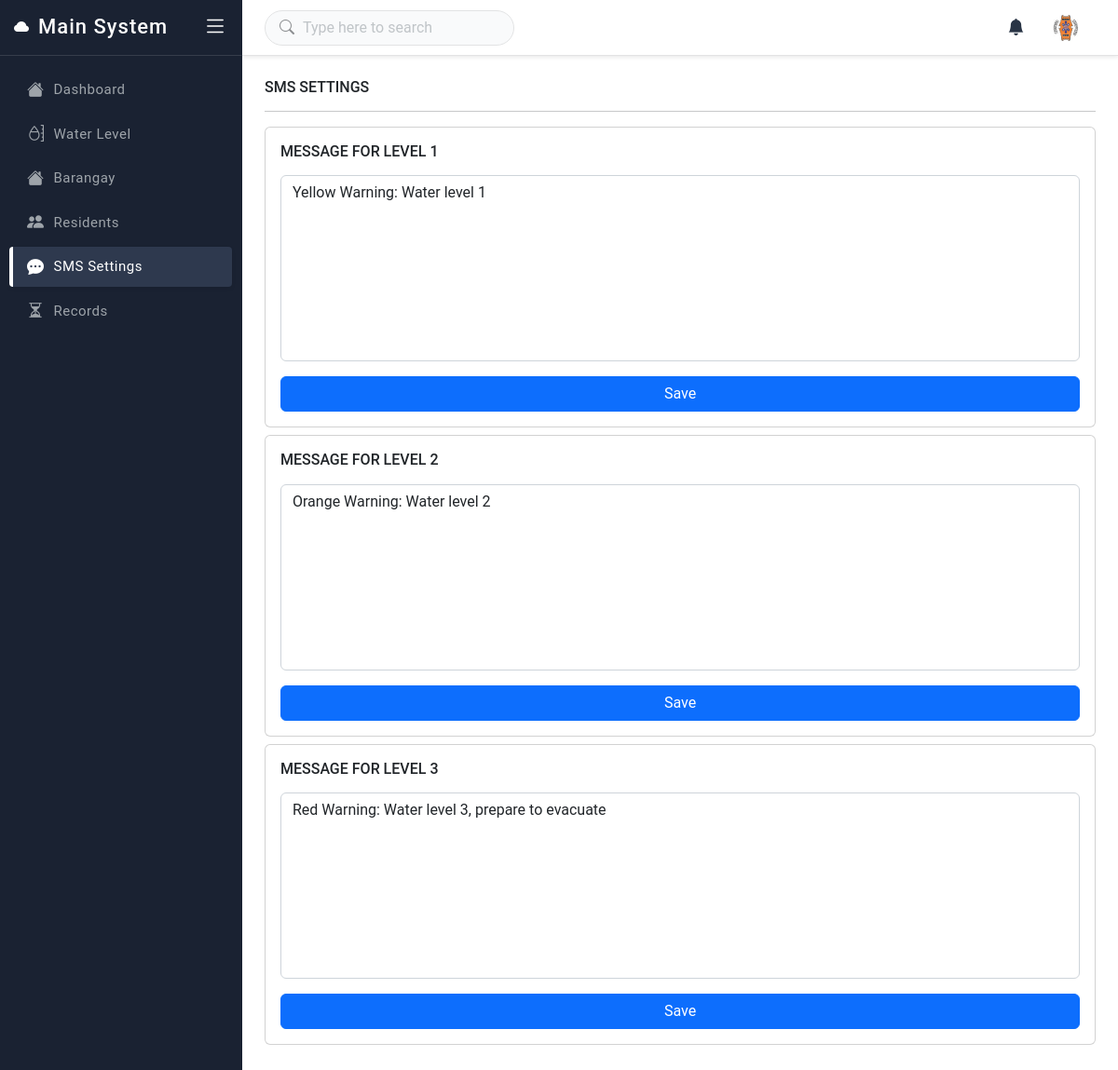
Screenshot of /dashboard/settings.php (signed in) with the database file from the repository.
### tables this page shows
CREATE TABLE `c_message` (
  `c_id` int(11) NOT NULL,
  `c_message` longtext NOT NULL,
  `c_enabled` int(11) NOT NULL
);

### functions/general/mysqli_wrapper.php (called while the page is built, shortened)
<?php
class mysqli_wrapper{
    private $connection, $xss_prevention;
    public function __construct($host, $username, $password, $db_name, $xss_prevention = false) {
        $this->connection = new mysqli($host, $username, $password, $db_name);
        $this->xss_prevention = $xss_prevention;
    }
    public function query(string $query, array $args = [], string $types = null) {
        $stmt = $this->connection->prepare($query);
        $stmt->execute();
        $result = $stmt->get_result();
        return $result;
    }
}

### functions/general/settings.php (called while the page is built, shortened)
<?php
function get_connection() {
    return new mysqli_wrapper(
        'localhost', 'root', '', 'thesis_rev1', true
    );
}

### functions/api/general/settings.php (called while the page is built, shortened)
<?php
function fetchmessage(mysqli_wrapper $c_con,$message_id = 1){
    $all_u_q = $c_con->query('SELECT * FROM c_message WHERE c_id = '.$message_id);
    return $all_u_q->fetch_assoc();
}

### dashboard/settings.php (the view, shortened to what this page needs)
<!doctype html>
<html lang="en" class="semi-dark">
	<head>
		<link href="../assets/plugins/datatable/css/dataTables.bootstrap5.min.css" rel="stylesheet" />
		<link href="../assets/plugins/datatable/css/searchHighlight.css" rel="stylesheet" />
		<link href="../assets/css/bootstrap.min.css" rel="stylesheet" />
		<link href="../assets/css/style.css" rel="stylesheet" />
		<link rel="stylesheet" href="../assets/css/bootstrap-icons.css">
		<link href="../assets/css/pace.min.css" rel="stylesheet" />
		<link href="../assets/css/semi-dark.css" rel="stylesheet" />
		<link href="../assets/plugins/toastr/css/toastr.css" rel="stylesheet" />
	</head>
	<body>
		<div class="wrapper">
			<header class="top-header">
				<nav class="navbar navbar-expand gap-3 align-items-center">
					<form class="searchbar">
						<div class="position-absolute top-50 translate-middle-y search-icon ms-3"><i class="bi bi-search"></i></div>
						<input class="form-control" type="text" placeholder="Type here to search">
					</form>
					<div class="top-navbar-right ms-auto">
						<ul class="navbar-nav align-items-center">
							<li class="nav-item dropdown dropdown-large">
								<a class="nav-link dropdown-toggle dropdown-toggle-nocaret" href="#" data-bs-toggle="dropdown">
									<div class="notifications"> <div id = "notification_count" ></div> <i class="bi bi-bell-fill"></i> </div>
								</a>
							</li>
							<li class="nav-item dropdown dropdown-user-setting">
								<a class="nav-link dropdown-toggle dropdown-toggle-nocaret" href="#" data-bs-toggle="dropdown">
									<div class="user-setting d-flex align-items-center"> <img src="../assets/img/mdrrmo.jpg" class="user-img" alt=""> </div>
								</a>
							</li>
						</ul>
					</div>
				</nav>
			</header>
			<aside class="sidebar-wrapper" data-simplebar="true">
				<div class="sidebar-header">
					<div> <i class="bi bi-cloud-fill"></i> </div>
					<div>
						<h4 class="logo-text">Main System</h4> </div>
					<div class="toggle-icon ms-auto"> <i class="bi bi-list"></i> </div>
				</div>
				<ul class="metismenu" id="menu">
					<li>
						<a href="index.php">
							<div class="parent-icon"><i class="bi bi-house-fill"></i> </div>
							<div class="menu-title">Dashboard</div>
						</a>
					</li>
					<li>
						<a href="waterlevel.php">
							<div class="parent-icon"><i class="bi bi-moisture"></i></div>
							<div class="menu-title">Water Level</div>
						</a>
					</li>
					<li>
						<a href="barangay.php">
							<div class="parent-icon"><i class="bi bi-house-fill"></i> </div>
							<div class="menu-title">Barangay</div>
						</a>
					</li>
					<li>
						<a href="residents.php">
							<div class="parent-icon"><i class="bi bi-people-fill"></i></div>
							<div class="menu-title">Residents</div>
						</a>
					</li>
                    <li class="mm-active">
						<a href="settings.php">
							<div class="parent-icon"><i class="bi bi-chat-dots-fill"></i></div>
							<div class="menu-title">SMS Settings</div>
						</a>
					</li>
					<li >
						<a href="records.php">
							<div class="parent-icon"><i class="bi bi-hourglass-split"></i></div>
							<div class="menu-title">Records</div>
						</a>
					</li>
				</ul>
			</aside>
			<main class="page-content">
				<h6 class="mb-0 text-uppercase">SMS Settings
                 </h6>
				<hr/>
				<div class="row row-cols-1 row-cols-lg-2 row-cols-xl-4">
                    <div class="col-12 col-lg-12 col-xl-12 d-flex">
                        <div class="card w-100">
							<div class="card-body">
                                <h6 class="mb-3 text-uppercase">Message For Level 1
                                </h6>
                                <?php
                                $messagevalue = api\settings\fetchmessage(get_connection(),1);
                                $message = $messagevalue['c_message'];
                                ?>
                                <textarea id="messageboxlevel1" name="messageboxlevel1" class="form-control" style="width: 100%;height: 200px;resize: none;" placeholder="What's up?"  required><?php echo $message;?></textarea>
                                <div class="d-grid gap-2 mt-3">
                                    <button type="button" name="savemessagelevel1" id="savemessagelevel1" class="btn btn-primary btn-blocked"> Save</button>
                                </div>
                            </div>
						</div>
					</div>
					<div class="col-12 col-lg-12 col-xl-12 d-flex">
                        <div class="card w-100">
							<div class="card-body">
                                <h6 class="mb-3 text-uppercase">Message For Level 2
                                </h6>
                                <?php
                                $messagevalue = api\settings\fetchmessage(get_connection(),2);
                                $message = $messagevalue['c_message'];
                                ?>
                                <textarea id="messageboxlevel2" name="messageboxlevel2" class="form-control" style="width: 100%;height: 200px;resize: none;" placeholder="What's up?"  required><?php echo $message;?></textarea>
                                <div class="d-grid gap-2 mt-3">
                                    <button type="button" name="savemessagelevel2" id="savemessagelevel2" class="btn btn-primary btn-blocked"> Save</button>
                                </div>
                            </div>
						</div>
					</div>
					<div class="col-12 col-lg-12 col-xl-12 d-flex">
                        <div class="card w-100">
							<div class="card-body">
                                <h6 class="mb-3 text-uppercase">Message For Level 3
                                </h6>
                                <?php
                                $messagevalue = api\settings\fetchmessage(get_connection(),3);
                                $message = $messagevalue['c_message'];
                                ?>
                                <textarea id="messageboxlevel3" name="messageboxlevel3" class="form-control" style="width: 100%;height: 200px;resize: none;" placeholder="What's up?"  required><?php echo $message;?></textarea>
                                <div class="d-grid gap-2 mt-3">
                                    <button type="button" name="savemessagelevel3" id="savemessagelevel3" class="btn btn-primary btn-blocked"> Save</button>
                                </div>
                            </div>
						</div>
					</div>
			</main>
		</div>
	</body>
</html>

### assets/css/style.css (style rules this page uses)
body { font-family: Roboto, sans-serif; }
.wrapper { width: auto; position: relative }
a { text-decoration: none; }
::placeholder { opacity: 0.4 !important; }
.top-header .navbar { position: fixed; top: 0; left: 260px; right: 0; background-color: #f7f8fa; border-bottom: 1px solid #e2e3e4; background-clip: padding-box; height: 60px; z-index: 10; padding: 0 1.5rem; transition: all .2s; }
.top-header .navbar .top-navbar-right .nav-link { color: #293445; font-size: 18px; font-weight: 500; padding-right: .8rem; padding-left: .8rem; }
.top-header .navbar .messages, .top-header .navbar .notifications { position: relative; }
.top-header .navbar .searchbar { position: relative; width: 30%; }
.top-header .navbar .searchbar .form-control { border-radius: 30px; box-shadow: none; padding-left: 2.5rem; padding-right: 2.5rem; border: 1px solid #e2e3e4; }
.top-header .navbar .searchbar .search-icon, .top-header .navbar .dropdown-searchbar .search-icon { opacity: 0.5; }
.dropdown-toggle-nocaret:after { display: none }
.top-header .navbar .dropdown-large, .dropdown-user-setting .navbar .dropdown-large { position: relative }
.top-header .navbar .user-img { width: 38px; height: 38px; padding: 0px; border-radius: 50%; }
.sidebar-wrapper { position: fixed; top: 0; left: 0; width: 260px; height: 100%; background-color: #f7f8fa; background-clip: padding-box; border-right: 1px solid #e2e3e4; transition: all .2s; z-index: 16; }
.sidebar-wrapper .sidebar-header { width: 260px; height: 60px; display: flex; align-items: center; position: fixed; top: 0; bottom: 0; padding: 0 15px; z-index: 5; background: #f7f8fa; border-right: 1px solid #e2e3e4; border-bottom: 1px solid #e4e4e4; background-clip: padding-box; transition: all .2s; }
.sidebar-wrapper .sidebar-header .logo-text { font-size: 22px; margin-left: 10px; margin-bottom: 0; letter-spacing: 1px; color: #3461ff; }
.toggle-icon { font-size: 26px; cursor: pointer; color: #3461ff; }
.sidebar-wrapper ul { padding: 0; margin: 0; list-style: none; background: 0 0 }
.sidebar-wrapper .metismenu { background: 0 0; display: -webkit-box; display: -ms-flexbox; display: flex; padding: 10px; margin-top: 60px; -webkit-box-orient: vertical; -webkit-box-direction: normal; -ms-flex-direction: column; flex-direction: column }
.sidebar-wrapper .metismenu li+li { margin-top: 5px }
.sidebar-wrapper .metismenu li:first-child { margin-top: 5px }
.sidebar-wrapper .metismenu li:last-child { margin-bottom: 5px }
.sidebar-wrapper .metismenu>li { display: -webkit-box; display: -ms-flexbox; display: flex; -webkit-box-orient: vertical; -webkit-box-direction: normal; -ms-flex-direction: column; flex-direction: column; position: relative }
.sidebar-wrapper .metismenu a { position: relative; display: flex; align-items: center; justify-content: left; padding: 10px 15px; border-radius: 4px; font-size: 15px; color: #5f5f5f; outline-width: 0; text-overflow: ellipsis; overflow: hidden; letter-spacing: .5px; border-left: 4px solid rgb(255 255 255 / 0%); transition: all .2s ease-out }
.sidebar-wrapper .metismenu a .parent-icon { font-size: 18px; line-height: 1 }
.sidebar-wrapper .metismenu a .menu-title { margin-left: 10px }
.sidebar-wrapper .metismenu .mm-active>a, .sidebar-wrapper .metismenu a:active, .sidebar-wrapper .metismenu a:focus, .sidebar-wrapper .metismenu a:hover { color: #3461ff; text-decoration: none; background-color: rgb(255 255 255); border-left: 4px solid #3461ff; box-shadow: 0 0.125rem 0.25rem rgb(0 0 0 / 8%); }
.page-content { margin-left: 260px; margin-top: 60px; padding: 1.5rem; transition: all .2s; }

### rows the page displays
c_message: messageboxlevel1 "Yellow Warning: Water level 1"
c_message: messageboxlevel2 "Orange Warning: Water level 2"
c_message: messageboxlevel3 "Red Warning: Water level 3, prepare to evacuate"
